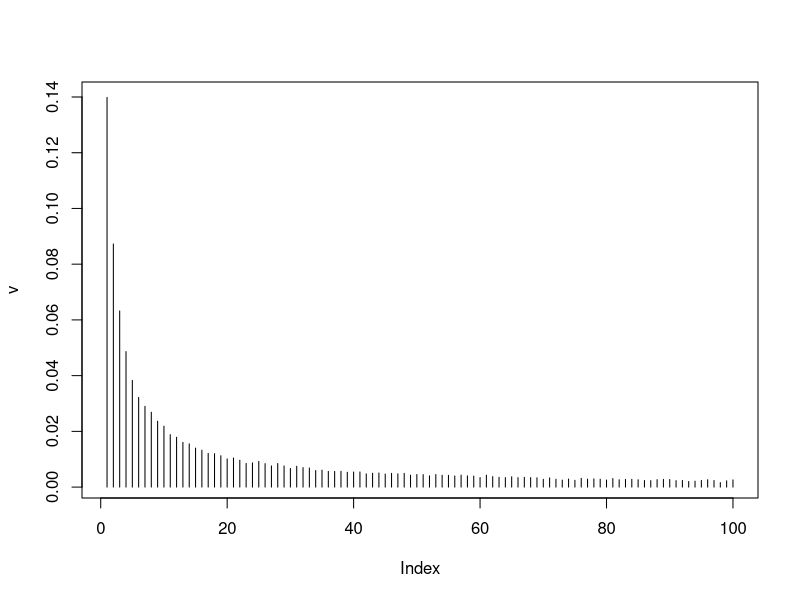

Write the R code that produced this figure.
# Contributors:
# Qunoot Khaleeq_s2314595, Morgan Gallagher_s2463128, Banan Alharthi_s2451066

# repo: https://github.com/qunoot-k/Practical2.git

# Contribution:
# Qunoot - Implement strategy 1, 2, Pone for strategy 1, 2, Pall for strategy 1
# Morgan - Implement strategy 3, Pone for strategy 3, Pall for strategy 2 and 3, 
      #example code for each strategy n=5 and n=50, wrote remarks on results 
# Banan - created dloop function and ran the example and plot

strategy_one <- function(n, k, card){

	# Calculate the probability (0 or 1) a prisoner finds their number 
	# in 2n boxes given n tries, starting with box number k, the prisoner's number

	# Input: 
	# n - number of tries/max boxes prisoner can open
	# k - prisoner's number
	# card - vector of unique random generated numbers of length 2n  

	# Output:
	# success - 1 if the prisoner finds the number, 0 otherwise
	
  box <- c(k)
  success = 0
  for (i in 1:n) {
    if (card[box] == k) {success = 1; break} 
		box <- card[box]}
  return(success)
  }

strategy_two <- function(n, k, card){

        # Calculate the probability (0 or 1) a prisoner finds their number
        # in 2n boxes given n tries, starting with a random box number.
	      # If a card contains a number of a box previously opened, it is failure 

        # Input:
        # n - number of tries/max boxes prisoner can open
        # k - prisoner's number
        # card - vector of unique random generated numbers of length 2n

        # Output:
        # success - 1 if the prisoner finds the number, 0 otherwise

  box <- sample(1:(2*n),1)
  success = 0
  for (i in 1:n) {
    current_number <- card[box[i]]
    if (current_number == k) {success = 1; break}
    else if (current_number %in% box) {break}
    box[i+1] <- current_number}
  return(success)
  }

strategy_three <- function(n, k, card){
  
  # Calculate the probability (0 or 1) a prisoner finds their number
  # Open n random boxes out of 2n
  # If none of the n random boxes contains the prisoner number, it is a failure
        
  #Input:
  # n - number of tries, or number of random boxes opened
  # k - prisoner's number
  # card - vector of unique random generated numbers of length 2n
  
  # Output:
  # success - 1 if the prisoner finds the number, 0 otherwise

  rand_boxes <- sample(1:(2*n),n)
  success = 0
  for (i in rand_boxes) {
    if (card[i] == k) {success = 1; break}}
  return(success)
  }


Pone <- function(n, k, strategy, nreps) {

	# Estimates the probability of a single prisoner 
	# succeeding in finding their number

	# Input:
	# n - number of tries/max boxes prisoner can open
	# k - prisoner's number
	# strategy - 1, 2, or 3 to be implemented
	# nreps - number of replicate simulations
  
	# Output:
	# probability of a prisoner succeeding
	
  cat("The probability of a prisoner succeeding, using strategy "
      , strategy, " is ")
  if (strategy == 1) {
    found <- sapply(1:nreps, function(x) {
      card <- sample(1:(2*n),2*n)
			strategy_one(n, k, card)})
    cat(sum(unlist(found))/nreps, "\n")}
  
  else if (strategy == 2) {
    found <- sapply(1:nreps, function(x) {
      card <- sample(1:(2*n),2*n)
      strategy_two(n, k, card)})
    cat(sum(unlist(found))/nreps, "\n")}
  
  else if (strategy == 3) {
    found <- sapply(1:nreps, function(x) {
      card <- sample(1:(2*n),2*n)
      strategy_three(n, k, card)})
    cat(sum(unlist(found))/nreps, "\n")}
}

Pall <- function(n, strategy, nreps) {

        # Estimates the probability of all prisoners
        # succeeding in finding their number to be set free

        # Input:
        # n - number of tries/max boxes prisoner can open
        # strategy - 1, 2, or 3 to be implemented
        # nreps - number of times to replicate Pone

        # Output:
        # probability of all prisoners succeeding

  cat("The probability of all prisoners succeeding, using strategy "
      , strategy, " is ")
  if (strategy == 1) {
    found <- sapply(1:nreps, function(x) {
      card <- sample(1:(2*n),2*n)
      all_success <- sapply(1:(2*n), function(y) {strategy_one(n, y, card)})
      if (length(which(unlist(all_success)==0))>0) {0} else {1}})
    cat(sum(unlist(found))/nreps, "\n")}

  else if (strategy == 2) {
    found <- sapply(1:nreps, function(x) {
      card <- sample(1:(2*n),2*n)
      all_success <- sapply(1:(2*n), function(y) {strategy_two(n, y, card)})
      if (length(which(unlist(all_success)==0))>0) {0} else {1}})
    cat(sum(unlist(found))/nreps, "\n")}
  
  else if (strategy == 3) {
    found <- sapply(1:nreps, function(x) {
      card <- sample(1:(2*n),2*n)
      all_success <- sapply(1:(2*n), function(y) {strategy_three(n, y, card)})
      if (length(which(unlist(all_success)==0))>0) {0} else {1}})
    cat(sum(unlist(found))/nreps, "\n")}
  }


nreps <- c(10000)
n <- c(5)
k <- sample(1:(2*n), 1)
cat("\n Running", 2*n,"prisoners simulation:\n")
#Estimating the individual success probabilities for n = 5 for each strategy
#Running simulation 10,000 times to get probability 
Pone(n, k, 1, nreps)
Pone(n, k, 2, nreps)
Pone(n, k, 3, nreps)

#Estimating the joint success probabilities for n = 5 for each strategy
#Running simulation 10,000 times to get probability 
Pall(n, 1, nreps)
Pall(n, 2, nreps)
Pall(n, 3, nreps)

n <- c(50)
k <- sample(1:(2*n), 1)
cat("\n Running", 2*n,"prisoners simulation:\n")
#Estimating the individual success probabilities for n = 50 for each strategy
#Running simulation 10,000 times to get probability 
Pone(n, k, 1, nreps)
Pone(n, k, 2, nreps)
Pone(n, k, 3, nreps)

#Estimating the joint success probabilities for n = 50 for each strategy
#Running simulation 10,000 times to get probability 
Pall(n, 1, nreps)
Pall(n, 2, nreps)
Pall(n, 3, nreps)


#Results: 
#What's surprising is that there is a little over 30% chance that all prisoners
#will go free if they implement strategy 1. All strategies have a positive  
#probability under Pone but strategies 2 and 3 seem to be ineffective under Pall 
#heading towards probability 0 of success. Strategy 1 continues to have a  
#surprisingly consistent/high probability compared to the others under Pall. 

#The probability of strategy 1 using Pall is interesting. Because we would 
#expect the event of one prisoner going in and using strategy 1 to be 
#independent of the next prisoner. But this is not the case because Pall using  
#strategy 1 has a probability of about 0.3, and not 0. If the events were  
#independent we would expect Pall to be (Pone*Pone*Pone...*Pone) n times, so 
#(0.5)^n = 0, which is not true according to the simulations. So the event of 
#one prisoner going in and implementing strategy 1 is not independent of another
#going in and also implementing strategy 1. 


# To look further into this matter, dloop function will be created to calculate 
# the probabilities of each length of the nested loop of cards and boxes 
# occurring until it's equal to k.

dloop <- function(n,nreps) {
  
  # Simulate nreps trials of a 2n vector that represents cards inside boxes  
  # and estimate the probabilities for each length of the nested loops 
  # being equal to the initial box k
  
  # Input:
  # n - half of the number of cards and boxes in each trial
  # nreps - number of trials simulated
  
  # Output:
  # v - 2n-vector of probabilities of each length of the nested loops occurring
  
  v <- array(0,2*n)                     # 2n-vector to hold the probabilities
  
  for (i in 1:nreps) {
    u = sample(1:(2*n),2*n)              # card shuffle
    box <- sample(1:(2*n),2*n)           # all the boxes
    c <- array(0,2*n)                    # loop length counter vector
    for (ii in 1:(2*n)) {
    k <- box[ii]                         # initial box
    l <- box[ii]                         # variable to hold nested values
    for (iii in 1:(2*n)) {
      if (u[l] == k) {c[iii] <- c[iii] + 1; break}
      l <- u[l]}
    c <- c/c; c[is.na(c)] <- 0}          # loop length for each card shuffle
    v <- v + c}                          # sum of loop lengths nreps trials
  
  v <- v/(sum(v))                        # calculate the probabilities
  return(v)
  }    

n <- 50
cat("\n Running the nested loops simulation for n =",n,": \n")
v <- dloop(n,nreps)
cat("The probability of no nested loops longer than 50 is",sum(v[1:n]),"\n")
#par(las = 2); plot(v[1:n],type="h"); plot(v[n:(2*n)],type="h")

plot(v,type="h")
